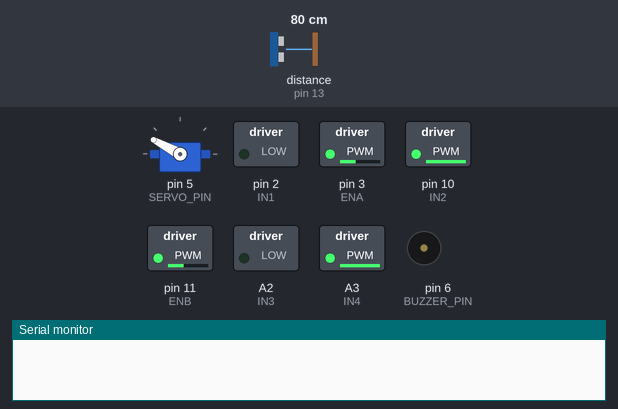
The sketch below on a simulated Arduino Uno, built with avr-gcc and run on an emulated ATmega328P. Parts: servo, switched loads named in the sketch (green lamp = pin HIGH), buzzer (waves = sounding, pin HIGH), the last lines printed to the serial monitor. The test bench sets the inputs (shaded band); at power-on: distance to the obstacle (sensor on pin 13) 80 cm. The echo pulse lasts 58.3 µs per cm.

Above: at 1.76 s.
1.8 s: distance to the obstacle (sensor on pin 13) set to 9 cm
At 2.39 s:
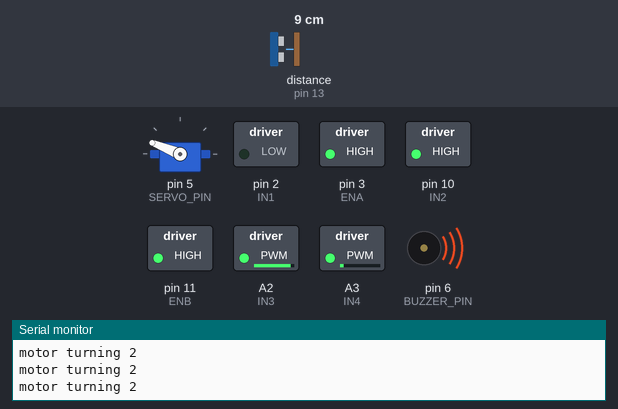
4.8 s: distance to the obstacle (sensor on pin 13) set to 6 cm
At 5.34 s:
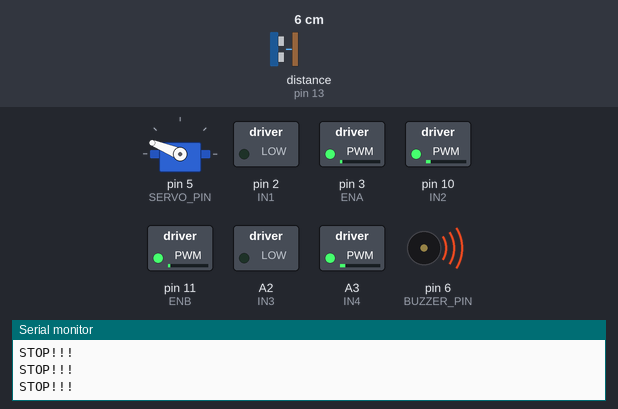
7.8 s: distance to the obstacle (sensor on pin 13) set to 35 cm
At 8.91 s:
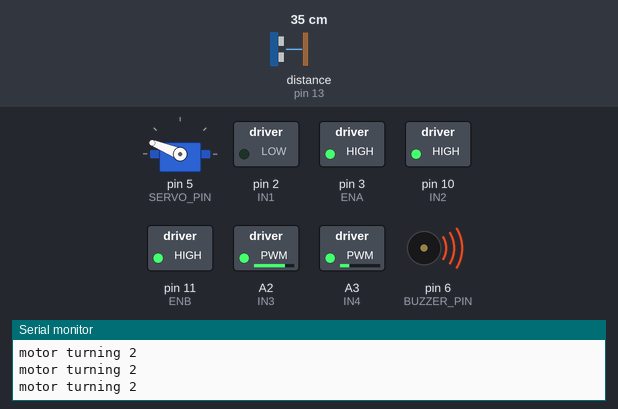
10.8 s: distance to the obstacle (sensor on pin 13) set to 60 cm
At 11.01 s:
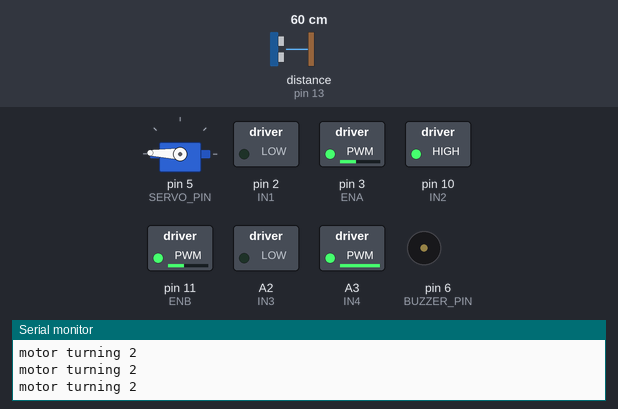
13.8 s: distance to the obstacle (sensor on pin 13) set to 2 cm
At 16.72 s:
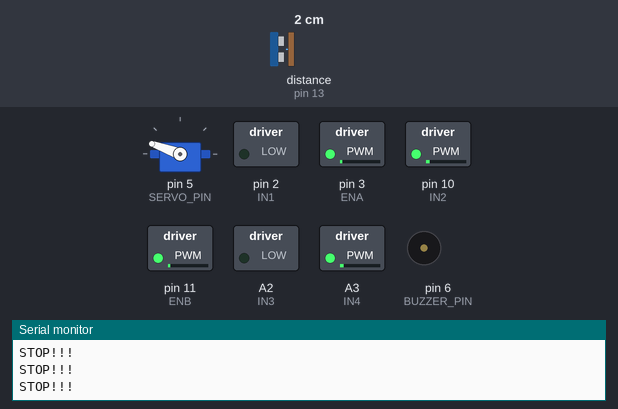
16.8 s: distance to the obstacle (sensor on pin 13) set to 18 cm
At 17.39 s:
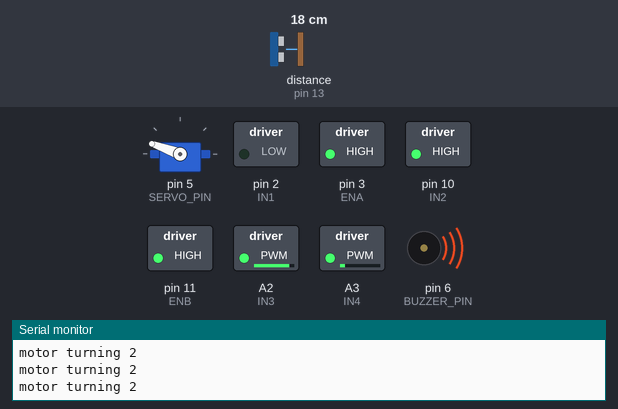
Timing chart, 0 to 20.8 s (numbered marks = the images above; inputs shaded):
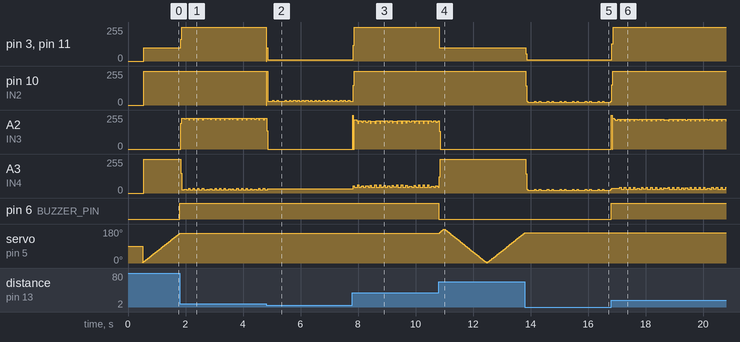

The sketch:

US_Additional.ino
```cpp
#include <NewPing.h>
#include <Servo.h>

#define TRIG_PIN 12
#define ECHO_PIN 13
#define SERVO_PIN 5
#define BUZZER_PIN 6

const int IN1 = 2;
const int IN2 = 10;
const int ENA = 3;
const int IN3 = A2;
const int IN4 = A3;
const int ENB = 11;
int motorSpeedA = 0;
int motorSpeedB = 0;

NewPing sonar(TRIG_PIN, ECHO_PIN, 50);
Servo myServo;

unsigned long previousMillis = 0;
const int scanInterval = 15;

int currentAngle = 0;
bool scanningForward = true;

bool stopSweep = false;

void setup() {
  Serial.begin(9600);
  myServo.attach(SERVO_PIN);
  myServo.write(90);
  delay(500);
  pinMode(IN1, OUTPUT);
  pinMode(IN2, OUTPUT);
  pinMode(ENA, OUTPUT);
  pinMode(IN3, OUTPUT);
  pinMode(IN4, OUTPUT);
  pinMode(ENB, OUTPUT);
  pinMode(BUZZER_PIN, OUTPUT);
}

void motorTurn(int angle) {
  if (angle < 90) {
    motorSpeedA = 255;
    motorSpeedB = 255;
    analogWrite(ENA, motorSpeedA);
    analogWrite(ENB, motorSpeedB);
    digitalWrite(IN1, HIGH);
    digitalWrite(IN2, LOW);
    digitalWrite(IN3, LOW);
    digitalWrite(IN4, HIGH);
    Serial.println("motor turning 1");
  } else if (angle > 90) {
    motorSpeedA = 255;
    motorSpeedB = 255;
    analogWrite(ENA, motorSpeedA);
    analogWrite(ENB, motorSpeedB);
    digitalWrite(IN1, LOW);
    digitalWrite(IN2, HIGH);
    digitalWrite(IN3, HIGH);
    digitalWrite(IN4, LOW);
    Serial.println("motor turning 2");
  }
}

void stopMotor() {
  motorSpeedA = 0;
  motorSpeedB = 0;
  analogWrite(ENA, motorSpeedA);
  analogWrite(ENB, motorSpeedB);
  digitalWrite(IN1, LOW);
  digitalWrite(IN2, LOW);
  digitalWrite(IN3, LOW);
  digitalWrite(IN4, LOW);
}

void loop() {
  motorSpeedA = 100;
  motorSpeedB = 100;
  analogWrite(ENA, motorSpeedA);
  analogWrite(ENB, motorSpeedB);
  digitalWrite(IN1, LOW);
  digitalWrite(IN2, HIGH);
  digitalWrite(IN3, LOW);
  digitalWrite(IN4, HIGH);
  unsigned long currentMillis = millis();
  int distance = sonar.ping_cm();
  if (!stopSweep) {
    if (currentMillis - previousMillis >= scanInterval) {
      previousMillis = currentMillis;
      if (scanningForward) {
        currentAngle += 2;
        if (currentAngle >= 180) scanningForward = false;
      } else {
        currentAngle -= 2;
        if (currentAngle <= 0) scanningForward = true;
      }
    }
  }
  myServo.write(currentAngle);

  if (distance > 0 && distance <= 7) {
    stopMotor();
    Serial.println("STOP!!!");
    stopSweep = true;
  } else if (distance > 7 && distance <= 50) {
    digitalWrite(BUZZER_PIN, HIGH);
    delayMicroseconds(500);
    motorTurn(currentAngle);
    stopSweep = true;
  } else {
    digitalWrite(BUZZER_PIN, LOW);
    delayMicroseconds(500);
    stopMotor();
    stopSweep = false;
  }
}
```

Measured:
- the behaviour switches between 8 and 7 cm on distance to the obstacle (sensor on pin 13) (found by bisection; images 1 and 2)
- after the input at 4.8 s, pin 3 (ENA), pin 11 (ENB): 255/255 → 11/255 at once; A3 (IN4): goes on until 4.9 s, then stays 33/255
- after the input at 7.8 s, pin 3 (ENA), pin 11 (ENB): 11/255 → 255/255 at once
- after the input at 10.8 s, pin 3 (ENA), pin 11 (ENB): 255/255 → 100/255 at once; pin 6 (BUZZER_PIN): HIGH → LOW at once
- after the input at 13.8 s, pin 3 (ENA): 100/255 → 11/255 at once; pin 10 (IN2): 255/255 → 143/255 at once, then repeats every 0.44 s: 28/255 0.04 s, 22/255 0.24 s, 28/255 0.04 s, 22/255 0.12 s
- after the input at 16.8 s, pin 3 (ENA), pin 11 (ENB): 11/255 → 255/255 at once; pin 6 (BUZZER_PIN): LOW → HIGH at once
